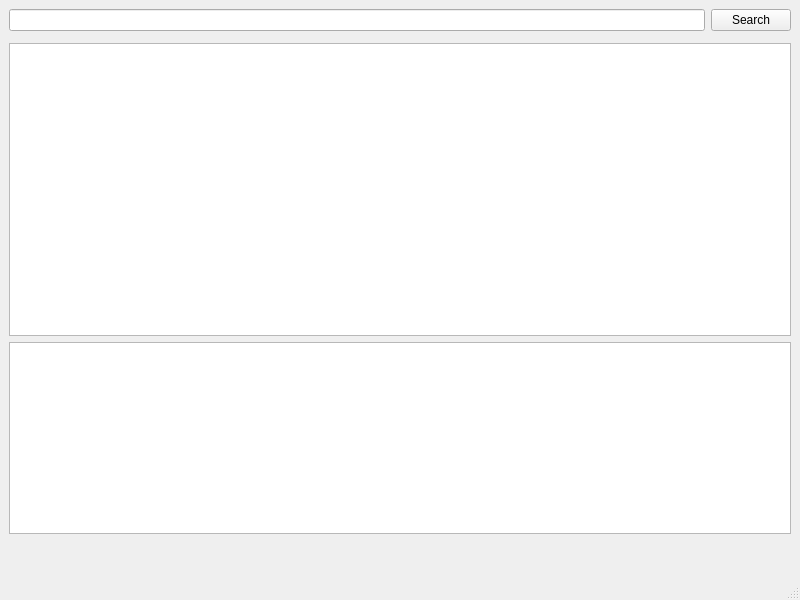
<?xml version="1.0" encoding="UTF-8"?>
<ui version="4.0">
 <class>MainWindow</class>
 <widget class="QMainWindow" name="MainWindow">
  <property name="geometry">
   <rect>
    <x>0</x>
    <y>0</y>
    <width>800</width>
    <height>600</height>
   </rect>
  </property>
  <property name="windowTitle">
   <string>MainWindow</string>
  </property>
  <widget class="QWidget" name="centralwidget">
   <layout class="QVBoxLayout" name="verticalLayout" stretch="0,0,10,0,1">
    <item>
     <layout class="QHBoxLayout" name="horizontalLayout">
      <item>
       <widget class="QLineEdit" name="search_edit">
        <property name="sizePolicy">
         <sizepolicy hsizetype="Expanding" vsizetype="Expanding">
          <horstretch>0</horstretch>
          <verstretch>0</verstretch>
         </sizepolicy>
        </property>
        <property name="placeholderText">
         <string/>
        </property>
       </widget>
      </item>
      <item>
       <widget class="QPushButton" name="search_button">
        <property name="sizePolicy">
         <sizepolicy hsizetype="Minimum" vsizetype="Expanding">
          <horstretch>0</horstretch>
          <verstretch>0</verstretch>
         </sizepolicy>
        </property>
        <property name="text">
         <string>Search</string>
        </property>
       </widget>
      </item>
     </layout>
    </item>
    <item>
     <widget class="UserHead" name="user_head" native="true">
      <property name="sizePolicy">
       <sizepolicy hsizetype="Fixed" vsizetype="Ignored">
        <horstretch>0</horstretch>
        <verstretch>0</verstretch>
       </sizepolicy>
      </property>
      <property name="minimumSize">
       <size>
        <width>0</width>
        <height>0</height>
       </size>
      </property>
     </widget>
    </item>
    <item>
     <widget class="CourseListWidget" name="course_item_list"/>
    </item>
    <item>
     <widget class="QTextBrowser" name="result_browser"/>
    </item>
    <item>
     <widget class="PaginationWidget" name="pagination_widget" native="true"/>
    </item>
   </layout>
  </widget>
  <widget class="QMenuBar" name="menubar">
   <property name="geometry">
    <rect>
     <x>0</x>
     <y>0</y>
     <width>800</width>
     <height>22</height>
    </rect>
   </property>
  </widget>
  <widget class="QStatusBar" name="statusbar"/>
 </widget>
 <customwidgets>
  <customwidget>
   <class>UserHead</class>
   <extends>QWidget</extends>
   <header location="global">userhead.h</header>
   <container>1</container>
  </customwidget>
  <customwidget>
   <class>PaginationWidget</class>
   <extends>QWidget</extends>
   <header location="global">paginationwidget.h</header>
   <container>1</container>
  </customwidget>
  <customwidget>
   <class>CourseListWidget</class>
   <extends>QListWidget</extends>
   <header location="global">courselistwidget.h</header>
  </customwidget>
 </customwidgets>
 <resources/>
 <connections/>
</ui>
